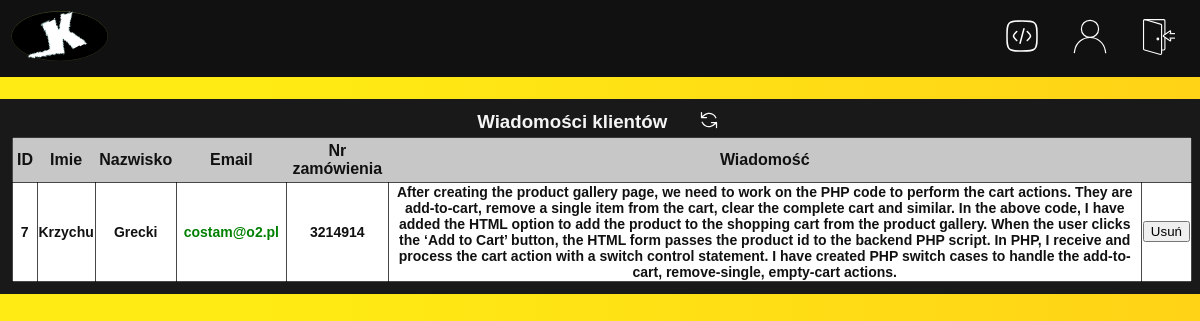
Page /wiadomosci_klientow.php (signed in) on the committed database.
### tables this page shows
CREATE TABLE `wiadomosci_klientow` (
  `id` int(11) NOT NULL,
  `imie` varchar(100) NOT NULL,
  `nazwisko` varchar(100) NOT NULL,
  `email` varchar(120) NOT NULL,
  `nr_zamowienia` int(11) NOT NULL,
  `wiadomosc` text NOT NULL
);

### wiadomosci_klientow.php (the view, shortened to what this page needs)
<!DOCTYPE html>
<html lang="pl">
<head>
    <link rel="stylesheet" href="s.css?v=1.2">
</head>
<body>
<header class="naglowek">
<?php include_once("laczenieZbaza.php");?>
<div class='menu1'>
    <a href="index.php"><img src="svg/logo1.svg" alt="logo" width="100px" height="auto"></a>
</div>
<div class='wyloguj'>
    <a href="panel.php" id='wiadomosc'><img src="svg/panel.svg" alt="panel" width="36px" height="36px"></a>
<?php
    if( isset( $_SESSION['email'] ) && !empty( $_SESSION['email'] ) ){
        echo "<a href='konto.php' id='konto'><img src='svg/account.svg' width='36px' height='36px' alt='konto'></a>";
    }
    if( isset( $_SESSION['email'] ) && !empty( $_SESSION['email'] ) ){
        echo "<form  action='wyloguj.php'  method='POST'>
                <button id='wyloguj'><img src='svg/logout.svg' width='36px' height='36px' alt='&#9032'></button> </form>";
    }
?>
</div>
</header>
<br>
<div class="contener">
<div class="menu_panelu">
<div class="panel" id="panel4">
    <div class="lista_produktow">
    <h3 id="p5">Wiadomości klientów</h3>
    <button class="button_refresh" onClick="window.location.reload();"><img src="svg/refresh.svg" alt="&#10227" width="20px" height="20px"></button>
    </div>
    <table class="tabela_produktow">
        <tr>
            <th>ID</th>
            <th>Imie</th>
            <th>Nazwisko</th>
            <th>Email</th>
            <th>Nr zamówienia</th>
            <th>Wiadomość</th>
            <th></th>
        </tr>
<?php
$pyt_wiadomosci = $conn->query("SELECT * FROM wiadomosci_klientow")->fetchAll();
$id_maila = 0;
foreach($pyt_wiadomosci as $linia){
    $mailID = "klik" . $id_maila;
    echo "<tr>";
    echo "<td>" . $linia["id"] . "</td>";
    echo "<td>" . $linia["imie"] . "</td>";
    echo "<td>" . $linia["nazwisko"] . "</td>";
    echo "<td>" . "<button  class=klik id=$mailID data-em = '$linia[email]' style='border:none; background: transparent; font-weight:bold; font-size:14px; cursor:pointer; color: green;'>" . $linia["email"] . "</button>" . "</td>";
    echo "<td>" . $linia["nr_zamowienia"] . "</td>";
    echo "<td>" . $linia["wiadomosc"] . "</td>";
    echo "<td>" . "<form method='POST'>" . "<button name=".$mailID." onclick=usun() class=przycisk_usun_mały >Usuń</button>" . "</form>" . "</td>";
    echo "</tr>";
    $id_maila += 1;
}
echo "</table>";
?>
</div>
</div>
</div>
</body>
</html>

### s.css (style rules this page uses)
:root { --kolor_body: url("svg/background.svg"); --kolor_produkty_glowna: #ffffff; --kolor_paskow: #111111; --kolorPolaInput: #111111; --kolo_tekstu: #fafafa; }
* { box-sizing: border-box; margin: 0; }
body { min-height: 100vh; display: flex; flex-direction: column; background: #fbc936; background: var(--kolor_body); font-family:'Segoe UI'; color: #0f0f0f; margin: 0; }
a { text-decoration: none; color: #ff7300; }
.contener { padding-bottom: 2rem; flex: 1; }
.naglowek { display: grid; grid-template-columns: 1fr 2fr 1fr; grid-template-rows: 1fr; grid-column-gap: 10px; align-items: center; padding: 10px; background-color: #111111; }
#wyloguj { transition: 0.5s; background-color: transparent; border: none; font-size: 20px; width: 42px; height: 42px; font-weight: bold; align-items: center; text-decoration: none; color: #f8f8f8; padding: 7px; cursor: pointer; transition: 1s; }
#konto, #log_in, #wiadomosc, #koszyk { padding: 6px; transition: 1s; }
.wyloguj { grid-area: 1 / 3 / 2 / 4; display: flex; column-gap: 20px; justify-content: right; padding-right: 14px; }
.menu1 { grid-area: 1 / 1 / 2 / 2; float: left; }
.menu_panelu { background-color: #191919; padding: 10px; display: flex; flex-wrap: wrap; flex-direction: row; gap: 10px; color: #f8f8f8; }
.menu_panelu #panel4 { flex: 40%; text-align: center; }
.panel { font-family: 'Gill Sans', 'Gill Sans MT', Calibri, 'Trebuchet MS', sans-serif; font-size: 1rem; }
.panel h3 { background-color: #dbdbdb; color: #131313; border-radius: 10px; display: flex; flex-direction: row; cursor:default; justify-content: center; padding: 2px; }
.panel:last-child h3 { background: transparent; }
.tabela_produktow { color: #111111; width: 100%; background-color: #ffffff; border: 1px solid #000000b7; padding: 3px; margin: 2px; font-size: 16px; font-weight: bold; border-collapse:collapse; }
.tabela_produktow tr td { border: 1px solid #000000b7; font-size: 14px; font-weight: bold; border-collapse:collapse; width: max-content; }
.tabela_produktow th { padding: 4px; background-color: #c7c7c7; }
.lista_produktow { display:flex; flex-direction:row; gap:2%; justify-content:center; }
.lista_produktow h3 { color: #f5f5f5; }
.button_refresh { background-color: transparent; border: none; cursor: pointer; transition: 0.2s; }

### rows in the picture
wiadomosci_klientow: id "7", imie "Krzychu", nazwisko "Grecki", email "costam@o2.pl", nr_zamowienia "3214914", wiadomosc "After creating the product gallery page, we need to work on the PHP code to perform the cart actions. They are add-to-cart, remove a single item from the cart, clear the complete cart and similar. In the above code, I have added the HTML option to add the product to the shopping cart from the product gallery. When the user clicks the ‘Add to Cart’ button, the HTML form passes the product id to the backend PHP script. In PHP, I receive and process the cart action with a switch control statement. I have created PHP switch cases to handle the add-to-cart, remove-single, empty-cart actions."
